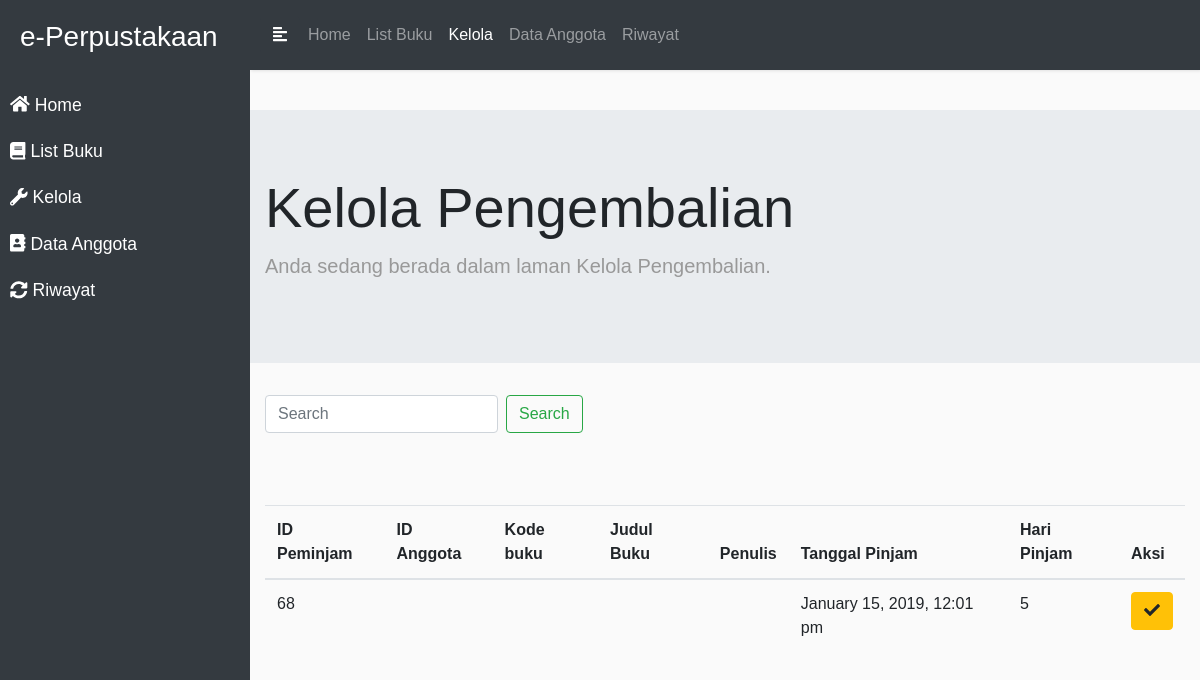
/page/kelola/kelola-pengembalian.php?id=68, run on the app's committed database.
### tables this page shows
CREATE TABLE `data_peminjaman` (
  `id_pjn` int(11) NOT NULL,
  `id_anggota_peminjaman` int(11) NOT NULL,
  `kode_buku_pjn` int(11) NOT NULL,
  `jumlah_hari_pjn` int(100) NOT NULL,
  `tgl_pengembalian` text NOT NULL,
  `tanggal_entri_pjn` text NOT NULL
);

### page/kelola/kelola-pengembalian.php (the view, shortened to what this page needs)
<!DOCTYPE html>
<html>
<head>
    <link rel="stylesheet" href="../../resources/css/bootstrap.min.css">
    <link rel="stylesheet" href="../../resources/css/kelola-pengembalian.css">
    <link rel="stylesheet" href="../../resources/css/jquery.mCustomScrollbar.min.css">
</head>
<body>
    <div class="wrapper">
        <nav id="sidebar">
            <div class="sidebar-header">
                <h3>e-Perpustakaan</h3>
            </div>
            <ul class="list-unstyled components">
                  <li>
                    <a href="#homeSubmenu" data-toggle="collapse" aria-expanded="false"><i class="fas fa-home" style="margin-right: 5px;"></i>Home</a>
                </li>
                <li>
                    <a href="#"><i class="fas fa-book" style="margin-right: 5px;"></i>List Buku</a>
                </li>
                <li class="active">
                    <a href="kelola-peminjaman.php"><i class="fas fa-wrench" style="margin-right: 5px;"></i></i>Kelola</a>
                </li>
                <li>
                    <a href="../dataanggota/data-anggota.php"><i class="fas fa-address-book" style="margin-right: 5px;"></i>Data Anggota</a>
                </li>
                <li>
                    <a href="../riwayat/riwayat.php"><i class="fas fa-sync-alt" style="margin-right: 5px;"></i>Riwayat</a>
                </li>
            </ul>
        </nav>
        <div id="content">
          <nav class="navbar navbar-expand-lg navbar-dark bg-dark">
            <button type="button" id="sidebarCollapse" class="btn btn-dark">
              <i class="fas fa-align-left"></i>
            </button>
            <div class="collapse navbar-collapse" id="navbarSupportedContent">
              <ul class="navbar-nav mr-auto">
                <li class="nav-item">
                  <a class="nav-link" href="dashboard.php">Home<span class="sr-only">(current)</span></a>
                </li>
                <li class="nav-item">
                  <a class="nav-link" href="list-buku.php">List Buku</a>
                </li>
                 <li class="nav-item dropdown active">
                  <a class="nav-link" href="#" id="navbarDropdownMenuLink" data-toggle="dropdown" aria-haspopup="true" aria-expanded="false">
                    Kelola
                  </a>
                </li>
                <li class="nav-item">
                  <a class="nav-link" href="data-anggota.php">Data Anggota</a>
                </li>
                <li class="nav-item">
                  <a class="nav-link" href="riwayat.php">Riwayat</a>
                </li>
              </ul>
            </div>
          </nav>
            <div class="jumbotron jumbotron-fluid">
              <div class="container">
                <h1 class="display-4">Kelola Pengembalian</h1>
                <p class="lead">Anda sedang berada dalam laman Kelola Pengembalian.</p>
              </div>
            </div>
              <div class="container-fluid">
                <?php
                  include "../../koneksi.php";
                    $id_pjn = isset ($_GET["id"])?$_GET["id"]:"";
                    $sql_select_pjn= " SELECT * FROM data_peminjaman WHERE id_pjn = '".$id_pjn."';";
                    $select_pjn = $mysqli->query($sql_select_pjn);
                    $row_select_pjn=$select_pjn->fetch_array();
                    $sql_select_x= "SELECT * FROM data_anggota_perpus WHERE id_anggota='".$_GET['id_x']."'";
                    $select_x = $mysqli->query($sql_select_x);
                    $row_select_x=$select_x->fetch_array();
                    $kodeBuku = isset ($_GET["kodeBuku"])?$_GET["kodeBuku"]:"";
                    $sql_select_buku= " SELECT * FROM list_buku WHERE kode_buku = '".$kodeBuku."';";
                    $select_buku = $mysqli->query($sql_select_buku);
                    $row_select_buku=$select_buku->fetch_array();
                    $id_pjn_ryt =$row_select_pjn['id_pjn'];
                    $id_anggota_ryt =$row_select_x['id_anggota'];
                    $kode_buku_ryt =$row_select_buku['kode_buku'];
                    $judul_buku_ryt =$row_select_buku['judul_buku'];
                    $tanggal_entri_pjn_ryt =$row_select_pjn['tanggal_entri_pjn'];
                    $jumlah_hari_pjn_ryt =$row_select_pjn['jumlah_hari_pjn'];
                    $penulis_ryt = $row_select_buku['penulis'];
                    $data="
                      <tr>
                        <td>{$id_pjn_ryt}</td>
                        <td>{$id_anggota_ryt}</td>
                        <td>{$kode_buku_ryt}</td>
                        <td>{$judul_buku_ryt}</td>
                        <td>{$penulis_ryt}</td>
                        <td>{$tanggal_entri_pjn_ryt}</td>
                        <td>{$jumlah_hari_pjn_ryt}</td>
                        <td>
                          <a href='pengembalian.php?id={$id_pjn_ryt}&id_x={$id_anggota_ryt}&kodeBuku={$kode_buku_ryt}' onclick='return confirm(\" Apakah Anda Benar Buku Akan di Kembalikan ? \");><button type='button' class='btn btn-warning'><i class='fas fa-check'></i></button></a>
                        </td>
                      </tr>
                    ";
                 ?>
                 <form class="form-inline">
                    <input class="form-control mr-sm-2" type="search" placeholder="Search" aria-label="Search">
                    <button class="btn btn-outline-success my-2 my-sm-0" type="submit">Search</button>
                  </form>
                  <br>
                  <br>
                <div class="table-responsive">
                  <br>
                <table class="table table-hover">
                  <thead>
                    <tr>
                      <th scope="col">ID Peminjam</th>
                      <th scope="col">ID Anggota</th>
                      <th scope="col">Kode buku</th>
                      <th scope="col">Judul Buku</th>
                      <th scope="col">Penulis</th>
                      <th scope="col">Tanggal Pinjam</th>
                      <th scope="col">Hari Pinjam</th>
                      <th scope="col">Aksi</th>
                    </tr>
                  </thead>
                  <tbody>
                    <?php
                      echo $data;
                     ?>
                  </tbody>
              </div>
          </div>
        </div>
    </div>
</body>
</html>

### resources/css/kelola-pengembalian.css (style rules this page uses)
body { font-family: 'Poppins', sans-serif; background: #fafafa; }
p { font-family: 'Poppins', sans-serif; font-size: 1.1em; font-weight: 300; line-height: 1.7em; color: #999; }
a, a:hover, a:focus { color: inherit; text-decoration: none; transition: all 0.3s; }
.navbar { padding: 15px 10px; background: #fff; border: none; border-radius: 0; margin-bottom: 40px; box-shadow: 1px 1px 3px rgba(0, 0, 0, 0.1); }
.wrapper { display: flex; width: 100%; }
#sidebar { width: 250px; position: fixed; top: 0; left: 0; height: 100vh; z-index: 999; background: #343a40 ; color: #fff; transition: all 0.3s; }
#sidebar .sidebar-header { padding: 20px; background: #343a40 ; }
#sidebar ul li a { padding: 10px; font-size: 1.1em; display: block; }
#sidebar ul li.active>a, a[aria-expanded="true"] { color: #fff; background: #343a40 ; }
a[data-toggle="collapse"] { position: relative; }
#content { width: calc(100% - 250px); min-height: 100vh; transition: all 0.3s; position: absolute; top: 0; right: 0; }

### data on the page
data_peminjaman: id_pjn "68", tanggal_entri_pjn "January 15, 2019, 12:01 pm", jumlah_hari_pjn "5"
